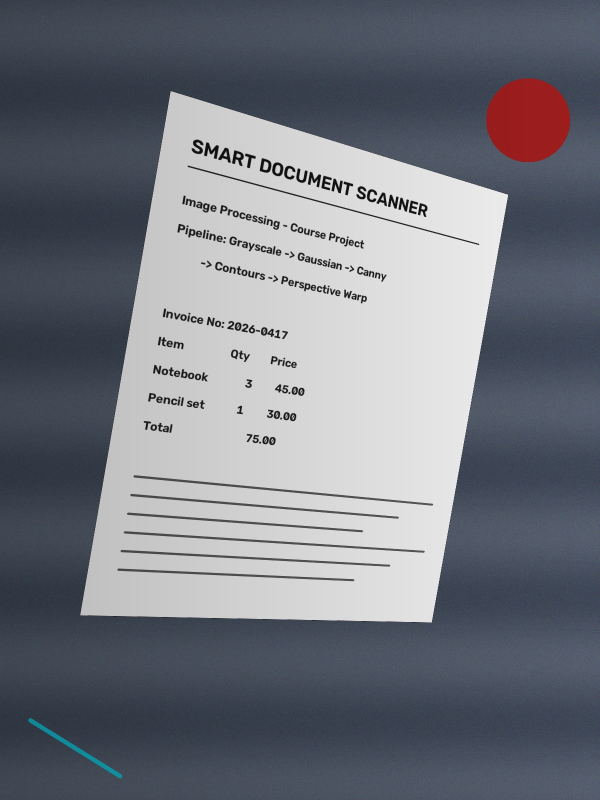
#> input picture examples/input/sample_1.jpg, 1200 x 1600 px (shown at 1/2 size)
$ python -i pipeline.py   (imports and definitions only)
#> lines starting #> are read from the running program, lines starting #| are printed output that depends on the picture; after the words box and inside, x2 and y2 are one past the last pixel; in counts of white or black regions, pixels touching at a corner belong together
### scanner/geometry.py
"""Geometric helpers: corner ordering and perspective (homography) warping."""

from __future__ import annotations

import cv2
import numpy as np


def order_points(pts: np.ndarray) -> np.ndarray:
    """Order 4 points as top-left, top-right, bottom-right, bottom-left.

    - top-left has the smallest (x + y), bottom-right the largest.
    - top-right has the smallest (y - x), bottom-left the largest.
    """
    pts = np.asarray(pts, dtype=np.float32).reshape(4, 2)
    rect = np.zeros((4, 2), dtype=np.float32)

    s = pts.sum(axis=1)
    rect[0] = pts[np.argmin(s)]  # top-left
    rect[2] = pts[np.argmax(s)]  # bottom-right

    d = np.diff(pts, axis=1).ravel()  # y - x
    rect[1] = pts[np.argmin(d)]  # top-right
    rect[3] = pts[np.argmax(d)]  # bottom-left
    return rect


def four_point_transform(image: np.ndarray, pts: np.ndarray) -> np.ndarray:
    """Warp the quadrilateral `pts` in `image` to a flat, top-down rectangle.

    The output size is derived from the longest opposite edges so that the
    document keeps its real aspect ratio.
    """
    rect = order_points(pts)
    tl, tr, br, bl = rect

    width = int(round(max(np.linalg.norm(br - bl), np.linalg.norm(tr - tl))))
    height = int(round(max(np.linalg.norm(tr - br), np.linalg.norm(tl - bl))))
    width, height = max(width, 1), max(height, 1)

    dst = np.array(
        [[0, 0], [width - 1, 0], [width - 1, height - 1], [0, height - 1]],
        dtype=np.float32,
    )
    # 3x3 homography matrix M such that dst ~ M * rect
    M = cv2.getPerspectiveTransform(rect, dst)
    return cv2.warpPerspective(image, M, (width, height))

### scanner/pipeline.py
"""The 5-stage document scanning pipeline.

1. Grayscale conversion
2. Gaussian filtering
3. Canny edge detection
4. Contour extraction
5. Perspective warping
"""

from __future__ import annotations

from dataclasses import dataclass, field

import cv2
import numpy as np

from .geometry import four_point_transform, order_points


class DocumentNotFoundError(RuntimeError):
    """Raised when no document-like quadrilateral can be found."""


@dataclass
class ScanResult:
    warped: np.ndarray            # perspective-corrected color image
    scanned: np.ndarray           # final output (color or "scanned" B/W)
    corners: np.ndarray           # 4x2 corners in original image coordinates
    steps: dict = field(default_factory=dict)  # intermediate images for debug


class DocumentScanner:
    def __init__(
        self,
        process_height: int = 500,
        blur_kernel: int = 5,
        canny_low: int = 75,
        canny_high: int = 200,
        approx_epsilon: float = 0.02,
        min_area_ratio: float = 0.10,
        enhance: bool = True,
    ) -> None:
        if blur_kernel % 2 == 0 or blur_kernel < 1:
            raise ValueError("blur_kernel must be a positive odd integer")
        self.process_height = process_height
        self.blur_kernel = blur_kernel
        self.canny_low = canny_low
        self.canny_high = canny_high
        self.approx_epsilon = approx_epsilon
        self.min_area_ratio = min_area_ratio
        self.enhance = enhance

    # ---- Stage 1 ---------------------------------------------------------
    @staticmethod
    def to_grayscale(image: np.ndarray) -> np.ndarray:
        if image.ndim == 2:
            return image.copy()
        return cv2.cvtColor(image, cv2.COLOR_BGR2GRAY)

    # ---- Stage 2 ---------------------------------------------------------
    def gaussian_filter(self, gray: np.ndarray) -> np.ndarray:
        k = self.blur_kernel
        return cv2.GaussianBlur(gray, (k, k), 0)

    # ---- Stage 3 ---------------------------------------------------------
    def detect_edges(self, blurred: np.ndarray) -> np.ndarray:
        edges = cv2.Canny(blurred, self.canny_low, self.canny_high)
        # Close small gaps so the document outline forms a single contour.
        kernel = cv2.getStructuringElement(cv2.MORPH_RECT, (3, 3))
        return cv2.morphologyEx(edges, cv2.MORPH_CLOSE, kernel, iterations=2)

    # ---- Stage 4 ---------------------------------------------------------
    def find_document_contour(self, edges: np.ndarray) -> np.ndarray:
        contours, _ = cv2.findContours(
            edges, cv2.RETR_LIST, cv2.CHAIN_APPROX_SIMPLE
        )
        if not contours:
            raise DocumentNotFoundError("No contours found in the image.")

        min_area = self.min_area_ratio * edges.shape[0] * edges.shape[1]
        contours = sorted(contours, key=cv2.contourArea, reverse=True)[:10]

        for c in contours:
            peri = cv2.arcLength(c, True)
            approx = cv2.approxPolyDP(c, self.approx_epsilon * peri, True)
            if (
                len(approx) == 4
                and cv2.isContourConvex(approx)
                and cv2.contourArea(approx) >= min_area
            ):
                return approx.reshape(4, 2).astype(np.float32)

        # Fallback: minimum-area rectangle around the largest contour.
        largest = contours[0]
        if cv2.contourArea(cv2.convexHull(largest)) < min_area:
            raise DocumentNotFoundError(
                "Could not find a document outline. Try a photo with better "
                "contrast between the document and the background."
            )
        box = cv2.boxPoints(cv2.minAreaRect(largest))
        return box.astype(np.float32)

    # ---- Stage 5 ---------------------------------------------------------
    @staticmethod
    def warp(image: np.ndarray, corners: np.ndarray) -> np.ndarray:
        return four_point_transform(image, corners)

    # ---- Optional post-processing ---------------------------------------
    @staticmethod
    def scan_effect(warped: np.ndarray) -> np.ndarray:
        """Make the result look like a hardware scanner output (clean B/W)."""
        gray = DocumentScanner.to_grayscale(warped)
        return cv2.adaptiveThreshold(
            gray, 255, cv2.ADAPTIVE_THRESH_GAUSSIAN_C, cv2.THRESH_BINARY, 21, 10
        )

    # ---- Full pipeline --------------------------------------------------
    def scan(self, image: np.ndarray) -> ScanResult:
        if image is None or image.size == 0:
            raise ValueError("Input image is empty.")

        # Work on a downscaled copy for speed & stable thresholds.
        ratio = image.shape[0] / float(self.process_height)
        width = max(1, int(round(image.shape[1] / ratio)))
        small = cv2.resize(image, (width, self.process_height),
                           interpolation=cv2.INTER_AREA)

        gray = self.to_grayscale(small)
        blurred = self.gaussian_filter(gray)
        edges = self.detect_edges(blurred)
        corners_small = self.find_document_contour(edges)

        corners = order_points(corners_small * ratio)
        warped = self.warp(image, corners)
        scanned = self.scan_effect(warped) if self.enhance else warped

        outline = small.copy() if small.ndim == 3 else cv2.cvtColor(small, cv2.COLOR_GRAY2BGR)
        cv2.polylines(outline, [corners_small.astype(np.int32)], True, (0, 255, 0), 2)
        for x, y in corners_small.astype(int):
            cv2.circle(outline, (x, y), 6, (0, 0, 255), -1)

        steps = {
            "1_grayscale": gray,
            "2_gaussian": blurred,
            "3_canny": edges,
            "4_contour": outline,
            "5_warped": warped,
        }
        return ScanResult(warped=warped, scanned=scanned, corners=corners, steps=steps)

>>> import cv2
>>> picture = cv2.imread('../examples/input/sample_1.jpg')
#> picture is the input picture: shape (1600, 1200, 3); mean B, G, R 127.2, 118.8, 115.2
>>> result = DocumentScanner().scan(picture)
#> in scan, `small = cv2.resize(image, (width, self.process_height), interpolation=..`:
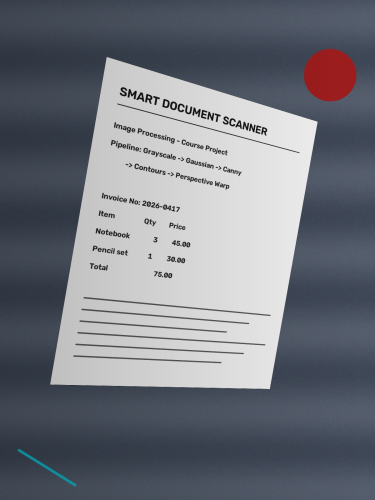
#> small: shape (500, 375, 3); mean B, G, R 127.2, 118.8, 115.2
#> in detect_edges, `edges = cv2.Canny(blurred, self.canny_low, self.canny_high)`:
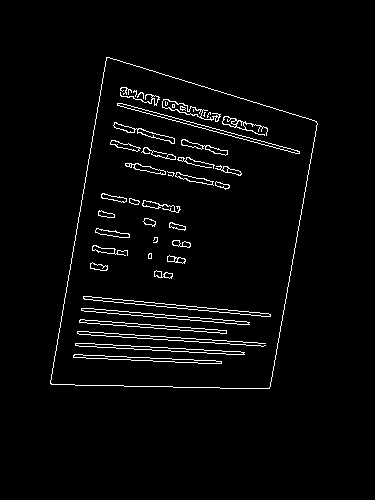
#> edges: shape (500, 375); 3% white in thin lines or dots, all inside (x1, y1, x2, y2) = (50, 57, 318, 389)
#> in detect_edges, `return cv2.morphologyEx(edges, cv2.MORPH_CLOSE, kernel, iterations=2)`:
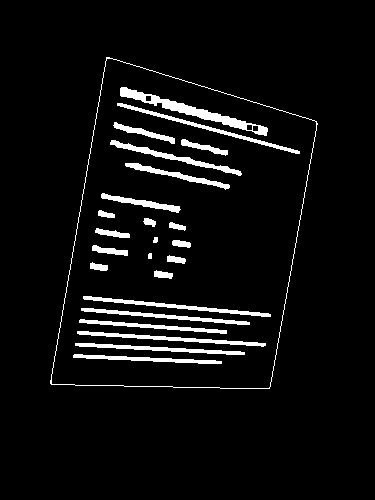
#> returned value: shape (500, 375); 5.5% white; 25 white regions
#> in find_document_contour, `contours, _ = cv2.findContours( edges, cv2.RETR_LIST, cv2.CHAIN_APPROX..`: contours = 29 contours, 2 with area under 20; largest, box (x1, y1, x2, y2) and area: (50, 57, 318, 389) 65831, (51, 58, 317, 389) 65820, (120, 87, 268, 136) 1158, (110, 140, 242, 176) 546, (83, 296, 271, 317) 533
#> in find_document_contour, `contours = sorted(contours, key=cv2.contourArea, reverse=True)[:10]`: contours = 10 contours; largest, box (x1, y1, x2, y2) and area: (50, 57, 318, 389) 65831, (51, 58, 317, 389) 65820, (120, 87, 268, 136) 1158, (110, 140, 242, 176) 546, (83, 296, 271, 317) 533
#> the loop in find_document_contour, `for c in contours:` made 1 pass
#> (peri, approx) on pass 1: (1094.1, [[106, 57], [50, 383], [269, 388], [317, 123]])
#> in scan, `corners_small = self.find_document_contour(edges)`: corners_small = [[106, 57], [50, 383], [269, 388], [317, 123]]
#> in order_points, `pts = np.asarray(pts, dtype=np.float32).reshape(4, 2)`: pts = [[339.2, 182.4], [160, 1225.6], [860.8, 1241.6], [1014.4, 393.6]]
#> in order_points, `s = pts.sum(axis=1)`: s = [521.6, 1385.6, 2102.4, 1408]
#> in order_points, `d = np.diff(pts, axis=1).ravel()`: d = [-156.8, 1065.6, 380.8, -620.8]
#> in scan, `corners = order_points(corners_small * ratio)`: corners = [[339.2, 182.4], [1014.4, 393.6], [860.8, 1241.6], [160, 1225.6]]
#> in four_point_transform, `rect = order_points(pts)`: rect has the same summary as corners in scan
#> in four_point_transform, `tl, tr, br, bl = rect`: tl = [339.2, 182.4]; tr = [1014.4, 393.6]; br = [860.8, 1241.6]; bl = [160, 1225.6]
#> in four_point_transform, `width = int(round(max(np.linalg.norm(br - bl), np.linalg.norm(tr - tl)..`: width = 707
#> in four_point_transform, `height = int(round(max(np.linalg.norm(tr - br), np.linalg.norm(tl - bl..`: height = 1058
#> in four_point_transform, `dst = np.array( [[0, 0], [width - 1, 0], [width - 1, height - 1], [0, ..`: dst = [[0, 0], [706, 0], [706, 1057], [0, 1057]]
#> in four_point_transform, `M = cv2.getPerspectiveTransform(rect, dst)`: M = [[0.735, 0.126, -272.2], [-0.27, 0.864, -65.89], [-0.000236, -5.24e-05, 1]]
#> in four_point_transform, `return cv2.warpPerspective(image, M, (width, height))`:
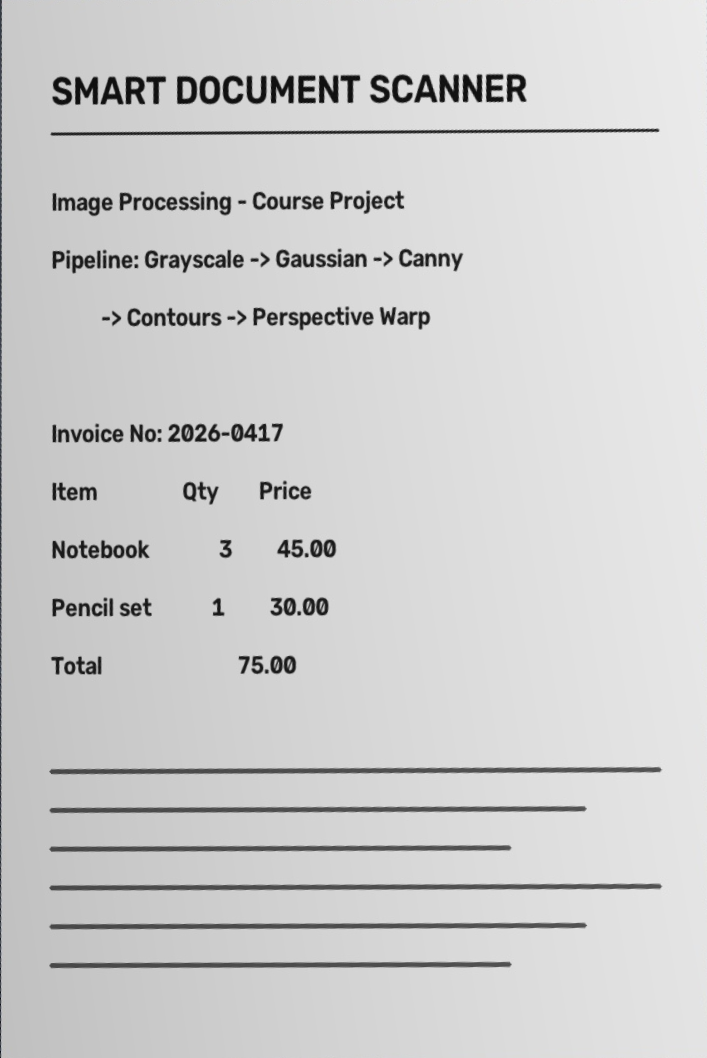
#> returned value: shape (1058, 707, 3); mean of channels 0, 1, 2 206, 206, 206; drawn as B, G, R
#> in scan_effect, `return cv2.adaptiveThreshold( gray, 255, cv2.ADAPTIVE_THRESH_GAUSSIAN_..`:
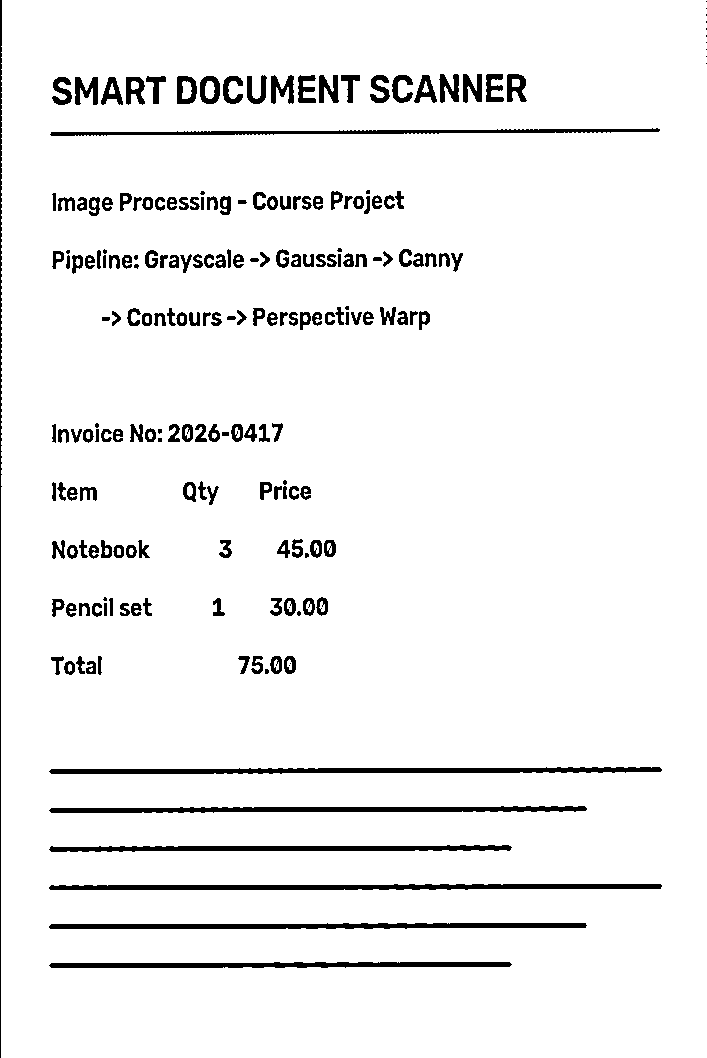
#> returned value: shape (1058, 707); 94.6% white; 213 black regions (29 under 20 px), largest, box (x1, y1, x2, y2) and area: (49, 884, 662, 890) 3002, (49, 767, 662, 774) 2991, (49, 923, 587, 929) 2640
#> in scan, `cv2.polylines(outline, [corners_small.astype(np.int32)], True, (0, 255..`:
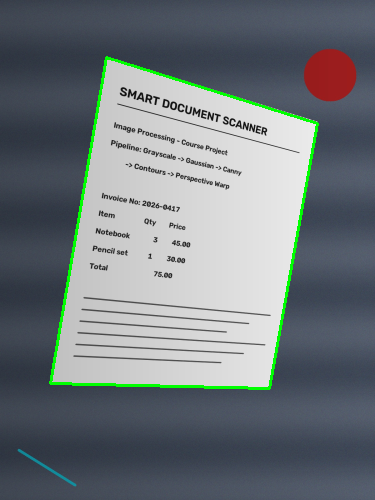
#> outline: shape (500, 375, 3); 1.61% of pixels changed, all inside (x1, y1, x2, y2) = (49, 56, 319, 390)
#> the loop in scan, `for x, y in corners_small.astype(int):` made 4 passes
#> after the loop in scan, `for x, y in corners_small.astype(int):`:
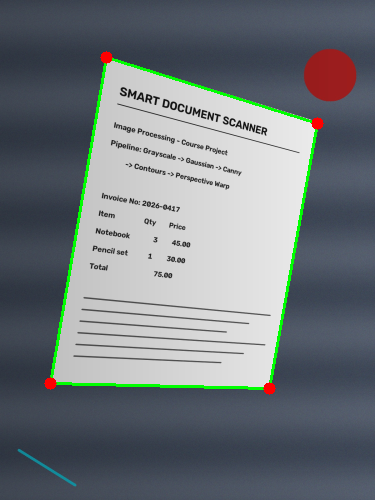
#> outline: shape (500, 375, 3); 0.24% of pixels changed, all inside (x1, y1, x2, y2) = (44, 51, 324, 395)

$ run again, on examples/input/sample_2.jpg
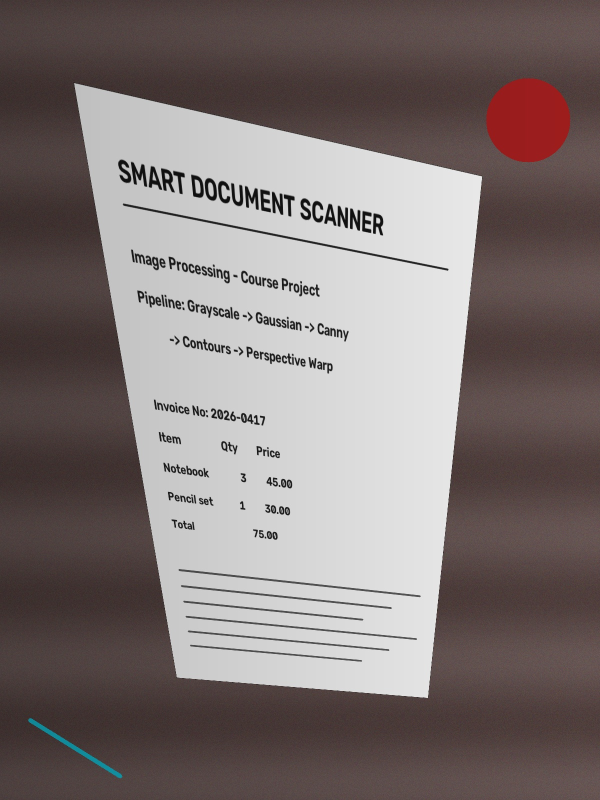
#> input picture examples/input/sample_2.jpg, 1200 x 1600 px (shown at 1/2 size)
#> picture is the input picture: shape (1600, 1200, 3); mean B, G, R 116.3, 117.4, 127.7
#> in detect_edges, `edges = cv2.Canny(blurred, self.canny_low, self.canny_high)`:
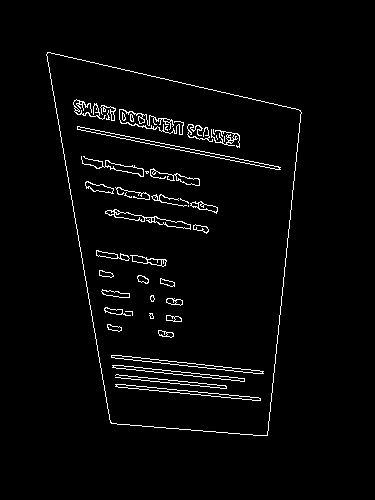
#> edges: shape (500, 375); 2.7% white in thin lines or dots, all inside (x1, y1, x2, y2) = (46, 52, 302, 436)
#> in find_document_contour, `contours, _ = cv2.findContours( edges, cv2.RETR_LIST, cv2.CHAIN_APPROX..`: contours = 29 contours, 2 with area under 20; largest, box (x1, y1, x2, y2) and area: (46, 52, 302, 436) 71268, (47, 53, 301, 436) 71258, (73, 99, 240, 148) 2064, (85, 181, 218, 214) 765, (81, 156, 200, 186) 706
#> in find_document_contour, `contours = sorted(contours, key=cv2.contourArea, reverse=True)[:10]`: contours = 10 contours; largest, box (x1, y1, x2, y2) and area: (46, 52, 302, 436) 71268, (47, 53, 301, 436) 71258, (73, 99, 240, 148) 2064, (85, 181, 218, 214) 765, (81, 156, 200, 186) 706
#> the loop in find_document_contour, `for c in contours:` made 1 pass
#> (peri, approx) on pass 1: (1175.8, [[47, 52], [110, 422], [267, 435], [300, 110]])
#> corners_small = [[47, 52], [110, 422], [267, 435], [300, 110]]
#> pts = [[150.4, 166.4], [352, 1350.4], [854.4, 1392], [960, 352]]
#> s = [316.8, 1702.4, 2246.4, 1312]
#> d = [16, 998.4, 537.6, -608]
#> corners = [[150.4, 166.4], [960, 352], [854.4, 1392], [352, 1350.4]]
#> rect has the same summary as corners in scan
#> tl = [150.4, 166.4]; tr = [960, 352]; br = [854.4, 1392]; bl = [352, 1350.4]
#> in four_point_transform, `width = int(round(max(np.linalg.norm(br - bl), np.linalg.norm(tr - tl)..`: width = 831
#> height = 1201
#> dst = [[0, 0], [830, 0], [830, 1200], [0, 1200]]
#> M = [[0.903, -0.154, -110.3], [-0.139, 0.608, -80.2], [-4.93e-05, -0.000301, 1]]
#> the loop in scan, `for x, y in corners_small.astype(int):` made 4 passes
#> after the loop in scan, `for x, y in corners_small.astype(int):`:
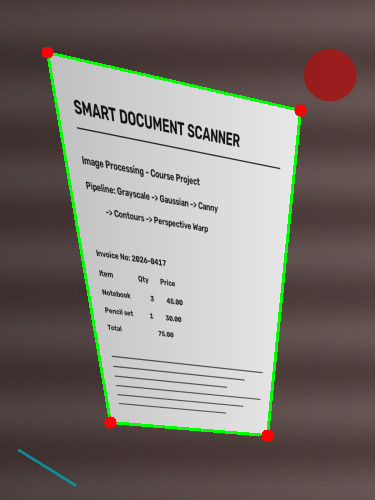
#> outline: shape (500, 375, 3); mean B, G, R 113.3, 118.7, 125.2

$ run again, on examples/input/sample_3.jpg
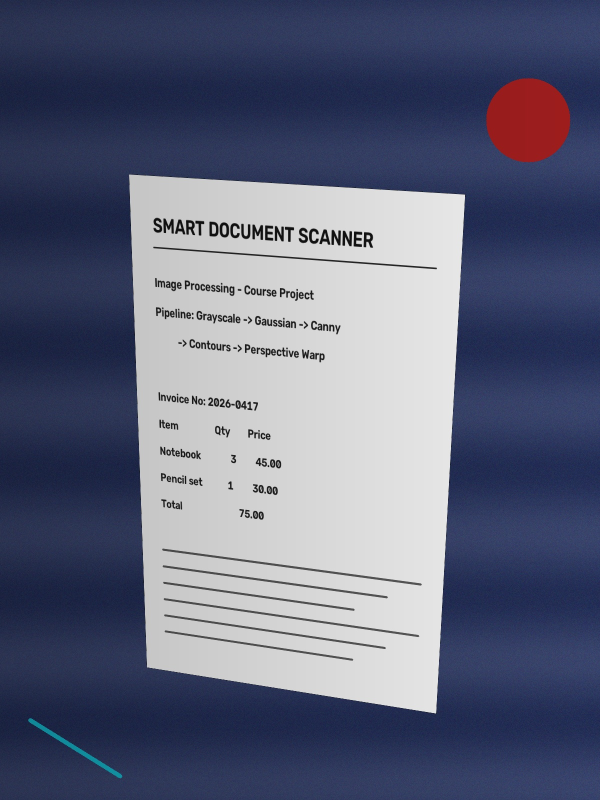
#> input picture examples/input/sample_3.jpg, 1200 x 1600 px (shown at 1/2 size)
#> picture is the input picture: shape (1600, 1200, 3); mean B, G, R 124.3, 101.2, 96.3
#> in detect_edges, `edges = cv2.Canny(blurred, self.canny_low, self.canny_high)`:
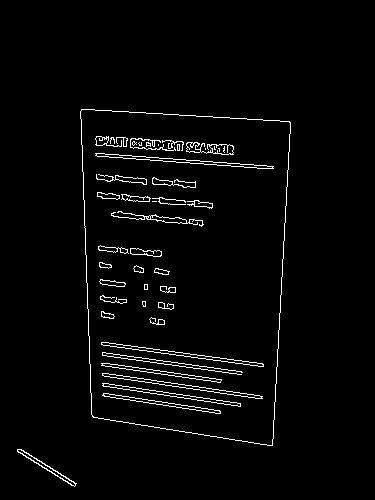
#> edges: shape (500, 375); 2.7% white in thin lines or dots, all inside (x1, y1, x2, y2) = (17, 109, 291, 487)
#> in find_document_contour, `contours, _ = cv2.findContours( edges, cv2.RETR_LIST, cv2.CHAIN_APPROX..`: contours = 27 contours, 2 with area under 20; largest, box (x1, y1, x2, y2) and area: (80, 109, 291, 446) 61816, (80, 109, 291, 446) 61810, (95, 136, 234, 155) 1260, (97, 192, 213, 209) 512, (95, 153, 274, 169) 480
#> in find_document_contour, `contours = sorted(contours, key=cv2.contourArea, reverse=True)[:10]`: contours = 10 contours; largest, box (x1, y1, x2, y2) and area: (80, 109, 291, 446) 61816, (80, 109, 291, 446) 61810, (95, 136, 234, 155) 1260, (97, 192, 213, 209) 512, (95, 153, 274, 169) 480
#> the loop in find_document_contour, `for c in contours:` made 1 pass
#> (peri, approx) on pass 1: (1049.2, [[81, 109], [92, 416], [272, 445], [290, 122]])
#> corners_small = [[81, 109], [92, 416], [272, 445], [290, 122]]
#> pts = [[259.2, 348.8], [294.4, 1331.2], [870.4, 1424], [928, 390.4]]
#> s = [608, 1625.6, 2294.4, 1318.4]
#> d = [89.6, 1036.8, 553.6, -537.6]
#> corners = [[259.2, 348.8], [928, 390.4], [870.4, 1424], [294.4, 1331.2]]
#> rect has the same summary as corners in scan
#> tl = [259.2, 348.8]; tr = [928, 390.4]; br = [870.4, 1424]; bl = [294.4, 1331.2]
#> in four_point_transform, `width = int(round(max(np.linalg.norm(br - bl), np.linalg.norm(tr - tl)..`: width = 670
#> height = 1035
#> dst = [[0, 0], [669, 0], [669, 1034], [0, 1034]]
#> M = [[1.05, -0.0376, -258.8], [-0.0557, 0.895, -297.8], [0.000108, -0.000138, 1]]
#> the loop in scan, `for x, y in corners_small.astype(int):` made 4 passes
#> after the loop in scan, `for x, y in corners_small.astype(int):`:
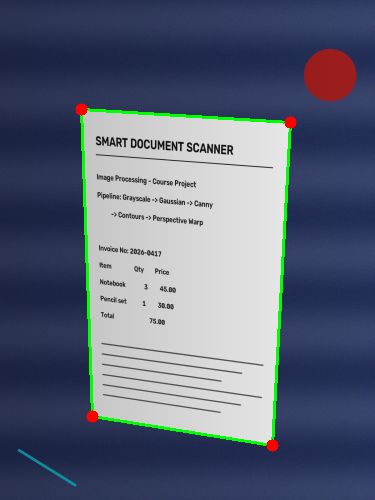
#> outline: shape (500, 375, 3); mean B, G, R 121.4, 102.5, 94.3
